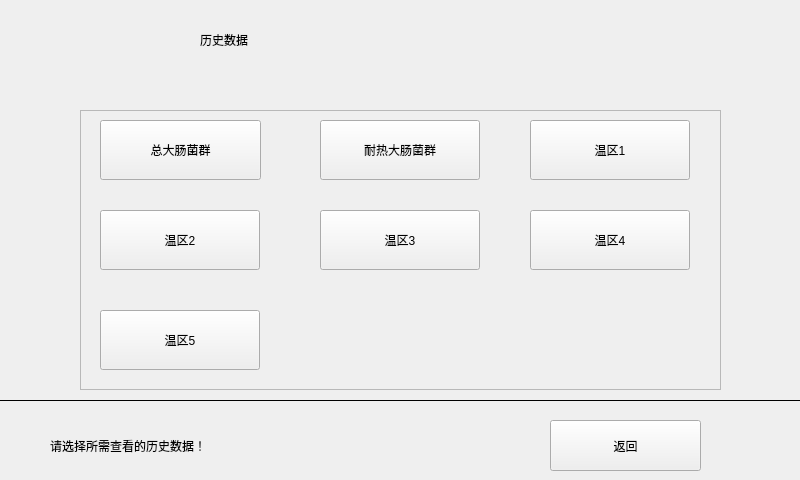
<?xml version="1.0" encoding="UTF-8"?>
<ui version="4.0">
 <class>HisData</class>
 <widget class="QWidget" name="HisData">
  <property name="geometry">
   <rect>
    <x>0</x>
    <y>0</y>
    <width>800</width>
    <height>480</height>
   </rect>
  </property>
  <property name="windowTitle">
   <string>Form</string>
  </property>
  <widget class="Line" name="line_2">
   <property name="geometry">
    <rect>
     <x>0</x>
     <y>400</y>
     <width>800</width>
     <height>1</height>
    </rect>
   </property>
   <property name="frameShadow">
    <enum>QFrame::Plain</enum>
   </property>
   <property name="orientation">
    <enum>Qt::Horizontal</enum>
   </property>
  </widget>
  <widget class="QLabel" name="label">
   <property name="geometry">
    <rect>
     <x>50</x>
     <y>420</y>
     <width>441</width>
     <height>51</height>
    </rect>
   </property>
   <property name="text">
    <string>请选择所需查看的历史数据！</string>
   </property>
  </widget>
  <widget class="QPushButton" name="pbExit">
   <property name="geometry">
    <rect>
     <x>550</x>
     <y>420</y>
     <width>151</width>
     <height>51</height>
    </rect>
   </property>
   <property name="text">
    <string>返回</string>
   </property>
  </widget>
  <widget class="QFrame" name="frame">
   <property name="geometry">
    <rect>
     <x>80</x>
     <y>110</y>
     <width>641</width>
     <height>280</height>
    </rect>
   </property>
   <property name="frameShape">
    <enum>QFrame::StyledPanel</enum>
   </property>
   <property name="frameShadow">
    <enum>QFrame::Raised</enum>
   </property>
   <widget class="QPushButton" name="pbTemp2">
    <property name="geometry">
     <rect>
      <x>20</x>
      <y>100</y>
      <width>160</width>
      <height>60</height>
     </rect>
    </property>
    <property name="text">
     <string>温区2</string>
    </property>
   </widget>
   <widget class="QPushButton" name="pbTemp1">
    <property name="geometry">
     <rect>
      <x>450</x>
      <y>10</y>
      <width>160</width>
      <height>60</height>
     </rect>
    </property>
    <property name="text">
     <string>温区1</string>
    </property>
   </widget>
   <widget class="QPushButton" name="pbTemp3">
    <property name="geometry">
     <rect>
      <x>240</x>
      <y>100</y>
      <width>160</width>
      <height>60</height>
     </rect>
    </property>
    <property name="text">
     <string>温区3</string>
    </property>
   </widget>
   <widget class="QPushButton" name="pbTemp4">
    <property name="geometry">
     <rect>
      <x>450</x>
      <y>100</y>
      <width>160</width>
      <height>60</height>
     </rect>
    </property>
    <property name="text">
     <string>温区4</string>
    </property>
   </widget>
   <widget class="QPushButton" name="pbTemp5">
    <property name="geometry">
     <rect>
      <x>20</x>
      <y>200</y>
      <width>160</width>
      <height>60</height>
     </rect>
    </property>
    <property name="text">
     <string>温区5</string>
    </property>
   </widget>
   <widget class="QPushButton" name="pbTolColi">
    <property name="geometry">
     <rect>
      <x>20</x>
      <y>10</y>
      <width>161</width>
      <height>60</height>
     </rect>
    </property>
    <property name="text">
     <string>总大肠菌群</string>
    </property>
   </widget>
   <widget class="QPushButton" name="pbFecColi">
    <property name="geometry">
     <rect>
      <x>240</x>
      <y>10</y>
      <width>160</width>
      <height>60</height>
     </rect>
    </property>
    <property name="text">
     <string>耐热大肠菌群</string>
    </property>
   </widget>
  </widget>
  <widget class="QLabel" name="lb_Title">
   <property name="geometry">
    <rect>
     <x>200</x>
     <y>20</y>
     <width>400</width>
     <height>40</height>
    </rect>
   </property>
   <property name="text">
    <string>历史数据</string>
   </property>
  </widget>
  <zorder>frame</zorder>
  <zorder>line_2</zorder>
  <zorder>label</zorder>
  <zorder>pbExit</zorder>
  <zorder>lb_Title</zorder>
 </widget>
 <resources/>
 <connections/>
</ui>
